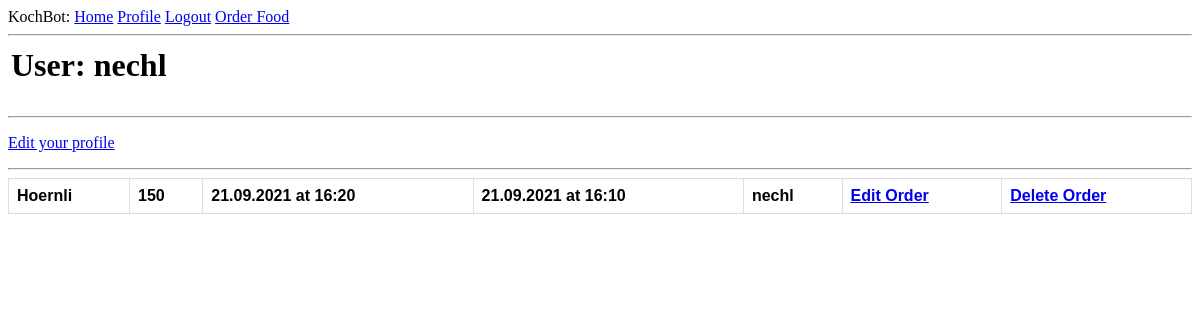
The page /user/nechl (signed in) on the database as committed earlier.
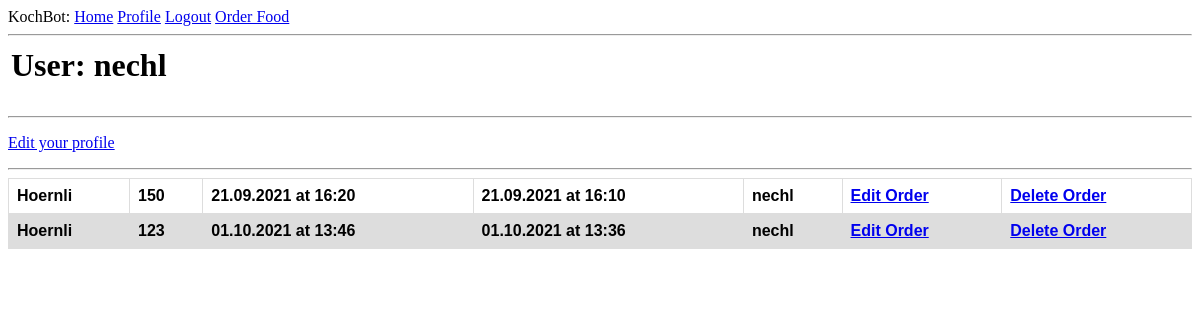
The same page on the database as committed later.
### app/models.py (models this page shows, shortened)
class Order(db.Model):
    id = db.Column(db.Integer, primary_key = True)
    food = db.Column(db.String(140))
    timestamp = db.Column(db.DateTime,  default=datetime.utcnow)
    amount = db.Column(db.Integer())
    finished_at = db.Column(db.DateTime, index = True)
    start_at = db.Column(db.DateTime)
    user_id = db.Column(db.Integer, db.ForeignKey('user.id'))

### app/routes.py (the view)
@app.route('/user/<username>')
@login_required
def user(username):
    user = User.query.filter_by(username=username).first_or_404()
    orders = Order.query.order_by(Order.finished_at.asc()).all()
    return render_template('user.html', user=user, orders=orders)

### app/models.py (called while the page is built)
@login.user_loader
def load_user(id):
    return User.query.get(int(id))

### app/templates/user.html
{% extends "base.html" %}
{% block content %}
    <table>
        <tr valign="top">
            <td><h1>User: {{ user.username }}</h1></td>
        </tr>
    </table>
    <hr>
    {% if user == current_user %}
        <p><a href="{{ url_for('edit_profile') }}">Edit your profile</a></p>
    {% endif %}
    <hr>
    <table id="orders">
        {% for order in orders %}
            {% include '_order.html' %}
        {% endfor %}
    </table>
{% endblock %}

### app/templates/_order.html
<tr id="orders">
    <th id="orders">{{ order.food }}</th>
    <th id="orders">{{ order.amount }}</th>
    <th id="orders">{{ order.finished_at.strftime("%d.%m.%Y at %H:%M") }}</th>
    <th id="orders">{{ order.start_at.strftime("%d.%m.%Y at %H:%M") }}</th>
    <th id="orders">{{ order.user_id }}</th>
    <th id="orders"><a href="{{ url_for('edit_order', id=order.id) }}">Edit Order</a></th>
    <th id="orders"><a href="{{ url_for('delete_order', id=order.id) }}">Delete Order</a></th>
</tr>

Rows that differ between the two databases and show on the page:
added Order: food "Hoernli", amount "123", finished_at "01.10.2021 at 13:46", start_at "01.10.2021 at 13:36", user_id "nechl"
